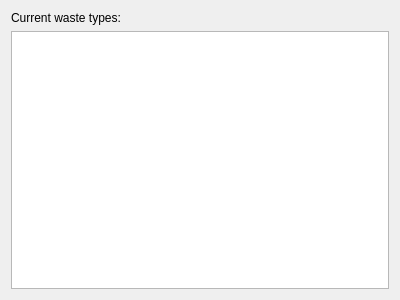
<?xml version="1.0" encoding="UTF-8"?>
<ui version="4.0">
 <class>wasteTypeWidget</class>
 <widget class="QWidget" name="wasteTypeWidget">
  <property name="geometry">
   <rect>
    <x>0</x>
    <y>0</y>
    <width>400</width>
    <height>300</height>
   </rect>
  </property>
  <property name="windowTitle">
   <string>Form</string>
  </property>
  <layout class="QVBoxLayout" name="verticalLayout_2">
   <item>
    <layout class="QVBoxLayout" name="verticalLayout">
     <item>
      <widget class="QLabel" name="wasteTypes">
       <property name="text">
        <string>Current waste types:</string>
       </property>
      </widget>
     </item>
     <item>
      <widget class="QTableWidget" name="wasteTypeTable"/>
     </item>
    </layout>
   </item>
  </layout>
 </widget>
 <resources/>
 <connections/>
</ui>
